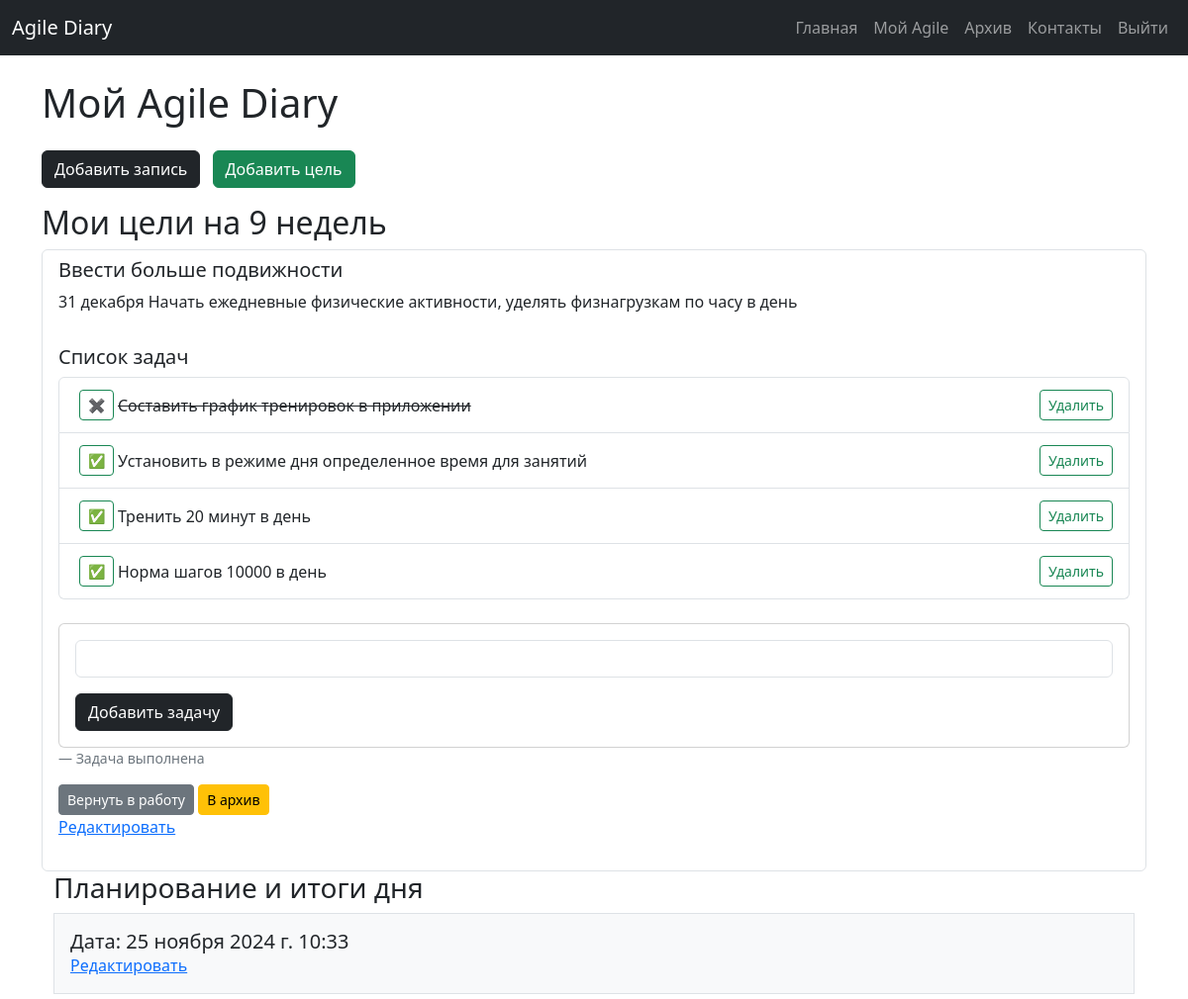
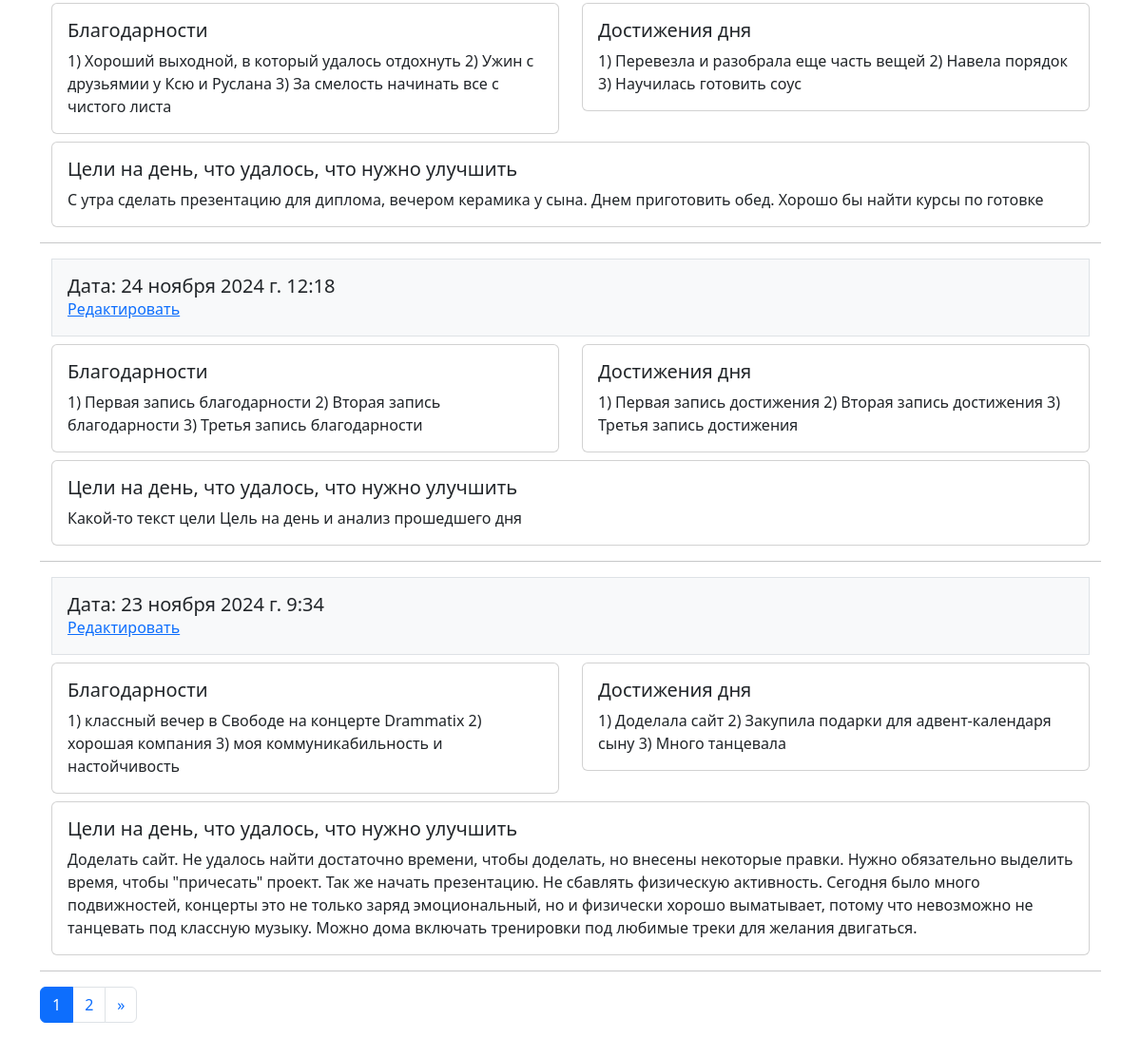
/diary/ (signed in), run on the app's committed database (2 pictures, top to bottom).
### diary/models.py (models this page shows, shortened)
class Goal(models.Model):
    user = models.ForeignKey(User, on_delete=models.CASCADE)  # Пользователь, которому принадлежит цель
    title = models.CharField(max_length=255)  # Заголовок цели
    description = models.TextField()  # Описание цели
    created_at = models.DateTimeField(auto_now_add=True)  # Дата создания
    is_completed = models.BooleanField(default=False)  # Статус выполнения
    is_archived = models.BooleanField(default=False)  # Архивирование
    class Meta:
        verbose_name = 'Цель'
        verbose_name_plural = 'Цели'

class Task(models.Model):
    COMPLETED = 'Completed'
    UNCOMPLETED = 'Uncompleted'
    TASK_STATUS = [
        (COMPLETED, 'Выполнена'),
        (UNCOMPLETED, 'Не выполнена'),
    ]
    title = models.CharField(max_length=500)
    project = models.ForeignKey(
        Goal,
        on_delete=models.SET_NULL,
        blank = True,
        null=True,
        related_name='tasks'
    )
    status = models.CharField(max_length=100, default=UNCOMPLETED, choices=TASK_STATUS)
    class Meta:
        verbose_name = 'Задача'
        verbose_name_plural = 'Задачи'

class DayEntry(models.Model):
    user = models.ForeignKey(User, on_delete=models.CASCADE)
    date = models.DateTimeField(auto_now_add=True)
    gratitude = models.TextField()
    achievements = models.TextField()
    thoughts = models.TextField(blank=True)
    class Meta:
        verbose_name = 'Запись'
        verbose_name_plural = 'Записи'
        ordering = ["-date"]

### diary/views.py (the view)
# urls.py: path('', include('diary.urls')),
@login_required
def diary(request):
    goals = Goal.objects.filter(user=request.user, is_archived=False)
    entries = DayEntry.objects.filter(user=request.user)
    if request.method == 'POST' and 'create_goal' in request.POST:
        goal_form = GoalForm(request.POST)
        if goal_form.is_valid():
            goal = goal_form.save(commit=False)
            goal.user = request.user  # Привязываем цель к текущему пользователю
            goal.save()
            return redirect('diary')
    else:
        goal_form = GoalForm()
    if request.method == 'POST' and 'create_entry' in request.POST:
        entry_form = DayEntryForm(request.POST)
        if entry_form.is_valid():
            entry = entry_form.save(commit=False)
            entry.user = request.user  # Привязываем запись к текущему пользователю
            entry.save()
            return redirect('diary')
    else:
        entry_form = DayEntryForm()
    entries_paginator = Paginator(entries, 3)
    entries_page_number = request.GET.get('page', 1)
    entries_page_obj = entries_paginator.get_page(entries_page_number)
    task_form=TaskAddForm()
    tasks = Task.objects.all()
    return render(request, 'diary/diary.html', {
        'goal_form': goal_form,
        'entry_form': entry_form,
        'goals': goals,
        'entries': entries,
        'page_obj': entries_page_obj,
        'task_form': task_form,
        'tasks':tasks,
    })

### diary/forms.py (shortened to what this page needs)
class GoalForm(forms.ModelForm):
    class Meta:
        model = Goal
        fields = ['title', 'description']

class DayEntryForm(forms.ModelForm):
    class Meta:
        model = DayEntry
        fields = ['gratitude', 'achievements', 'thoughts']
        widgets = {
            'gratitude': forms.Textarea(attrs={'placeholder': 'Напишите 3 пункта благодарности'}),
            'achievements': forms.Textarea(attrs={'placeholder': 'Напишите 3 достижения'}),
            'thoughts': forms.Textarea(attrs={'placeholder': 'Что сработало хорошо? Что можно улучшить? Какие планы на следующий день?'}),
        }

### diary/templates/diary/diary.html (shortened to what this page needs)
{% extends 'base.html' %}
{% block content %}
<h1 class="mb-4">Мой Agile Diary</h1>
<div class="mb-3">
    <a href="{% url 'add_entry' %}" class="btn btn-dark me-2">Добавить запись</a>
    <a href="{% url 'add_goal' %}" class="btn btn-success">Добавить цель</a>
</div>
<h2>Мои цели на 9 недель</h2>
<div class="list-group">
    {% for goal in goals %}
    <div class="list-group-item">
        <h5>{{ goal.title }}</h5>
        <p>{{ goal.description }}</p>
        <div class="mb-4 pt-3">
            <h5>Список задач</h5>
            <ul class="list-group" id="task-list">
                {% for task in goal.tasks.all %}
                <li class="list-group-item d-flex justify-content-between align-items-center">
                    {% if task.status == 'Uncompleted' %}
                    <a href="{% url 'task_complete' task.id %}" class="btn btn-sm btn-outline-success m-1">✅</a>
                    <span class = "flex-grow-1">{{ task.title }}</span>
                    <a href="{% url 'task_del' task.id %}" class="btn btn-sm btn-outline-success">Удалить️</a>
                    {% elif task.status == 'Completed' %}
                    <a href="{% url 'task_uncomplete' task.id %}" class="btn btn-sm btn-outline-success m-1">✖️</a>
                    <span class = "flex-grow-1"><del>{{ task.title }} </del></span>
                    <a href="{% url 'task_del' task.id %}" class="btn btn-sm btn-outline-success">Удалить️</a>
                    {% endif %}
                </li>
                {% endfor %}
            </ul>
        </div>
        <div class="card mt-4">
            <div class="card-body">
                <form id="task-form" , action="{% url 'task_add' %}" method="post">
                    {{ task_form.as_p }}
                    <button type="submit" class="btn btn-dark">Добавить задачу</button>
                </form>
            </div>
        </div>
        <div class="mb-4 pt-3">
            {% if not goal.is_completed %}
            <figcaption class="blockquote-footer">Задача не выполнена</figcaption>
            <a href="{% url 'mark_goal_as_completed' goal.id %}" class="btn btn-success btn-sm">Выполнить</a>
            {% elif not goal.is_uncompleted %}
            <figcaption class="blockquote-footer">Задача выполнена</figcaption>
            <a href="{% url 'mark_goal_as_uncompleted' goal.id %}" class="btn btn-secondary btn-sm">Вернуть в работу</a>
            {% endif %}
            {% if not goal.is_archived %}
            <a href="{% url 'archive_goal' goal.id %}" class="btn btn-warning btn-sm">В архив</a><br>
            {% endif %}
            <a href="{% url 'goal_edit' goal.id %}">Редактировать</a>
        </div>
    </div>
    {% empty %}
    <p>Записей пока нет.</p>
    {% endfor %}
</div>
<div class="container"><h3>Планирование и итоги дня</h3></div>
{% for entry in page_obj %}
<div class="container">
    <div class="p-3 border bg-light">
        <h5 class="card-title"> Дата: {{ entry.date }} </h5>
        <a href="{% url 'entry_edit' entry.id %}">Редактировать</a>
    </div>
    <div class="row row-cols-1 row-cols-md-2 g-4 pt-2">
        <div class="col">
            <div class="card">
                <div class="card-body">
                    <h5 class="card-title">Благодарности</h5>
                    <p class="card-text">{{ entry.gratitude }}</p>
                </div>
            </div>
        </div>
        <div class="col">
            <div class="card">
                <div class="card-body">
                    <h5 class="card-title">Достижения дня</h5>
                    <p class="card-text">{{ entry.achievements }}</p>
                </div>
            </div>
        </div>
    </div>
    <div class="row row-cols-1 row-cols-md-1 g-4 pt-2">
        <div class="col">
            <div class="card">
                <div class="card-body">
                    <h5 class="card-title">Цели на день, что удалось, что нужно улучшить</h5>
                    <p class="card-text">{{ entry.thoughts }}</p>
                </div>
            </div>
        </div>
    </div>
</div>
<hr class="my-3">
{% empty %}
<p>Записей пока нет.</p>
{% endfor %}
<nav aria-label="Page navigation example">
    <ul class="pagination">
        <li class="page-item active"><a class="page-link" href="#">{{ page_obj.number }}</a></li>
        {% if page_obj.has_next %}
        <li class="page-item">
            <a class="page-link" href="?page={{ page_obj.next_page_number }}">{{ page_obj.next_page_number }}</a>
        </li>
        <li class="page-item">
            <a class="page-link" href="?page={{ page_obj.next_page_number }}" aria-label="Next">
                <span aria-hidden="true">&raquo;</span>
            </a>
        </li>
        {% endif %}
    </ul>
</nav>
{% endblock %}

### data on the page
Goal: title "Ввести больше подвижности", description "31 декабря Начать ежедневные физические активности, уделять физнагрузкам по часу в день", is_completed "Задача выполнена", is_archived "В архив"
Task: title "Составить график тренировок в приложении"
Task: title "Установить в режиме дня определенное время для занятий"
Task: title "Тренить 20 минут в день"
Task: title "Норма шагов 10000 в день"
DayEntry: date "25 ноября 2024 г. 10:33", gratitude "1) Хороший выходной, в который удалось отдохнуть 2) Ужин с друзьямии у Ксю и Руслана 3) За смелость начинать все с чистого листа", achievements "1) Перевезла и разобрала еще часть вещей 2) Навела порядок 3) Научилась готовить соус", thoughts "С утра сделать презентацию для диплома, вечером керамика у сына. Днем приготовить обед. Хорошо бы найти курсы по готовке"
DayEntry: date "24 ноября 2024 г. 12:18", gratitude "1) Первая запись благодарности 2) Вторая запись благодарности 3) Третья запись благодарности", achievements "1) Первая запись достижения 2) Вторая запись достижения 3) Третья запись достижения", thoughts "Какой-то текст цели Цель на день и анализ прошедшего дня"
DayEntry: date "23 ноября 2024 г. 9:34", gratitude "1) классный вечер в Свободе на концерте Drammatix 2) хорошая компания 3) моя коммуникабильность и настойчивость", achievements "1) Доделала сайт 2) Закупила подарки для адвент-календаря сыну 3) Много танцевала", thoughts "Доделать сайт. Не удалось найти достаточно времени, чтобы доделать, но внесены некоторые правки. Нужно обязательно выделить время, чтобы \"причесать\" проект. Так же начать презентацию. Не сбавлять физическую активность. Сегодня было много подвижностей, концерты это не только заряд эмоциональный, но и физически хорошо выматывает, потому что невозможно не танцевать под классную музыку. Можно дома включать тренировки под любимые треки для желания двигаться."

### other printed values
{{ page_obj.number }} "1"
{{ page_obj.next_page_number }} "2"
